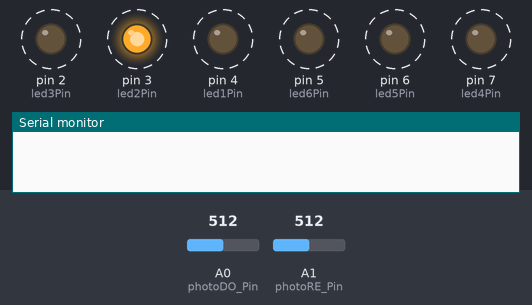
The sketch below on a simulated Arduino Uno, built with avr-gcc and run on an emulated ATmega328P. Shown: output pins drawn as LEDs (lit = HIGH), the last lines printed to the serial monitor. Dashed ring = blinking. Inputs (shaded band) come from the test bench; at power-on: A0 (photoDO_Pin) = 512, A1 (photoRE_Pin) = 512.

Above: at 1.3 s.
2.3 s: A0 (photoDO_Pin) set to 482
At 2.3 s:
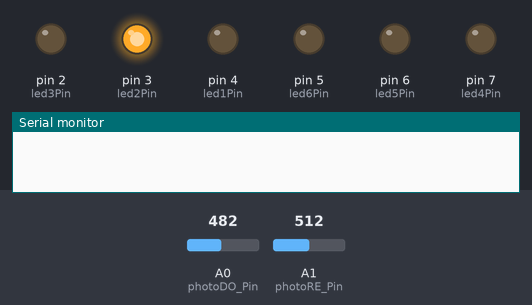
At 2.9 s:
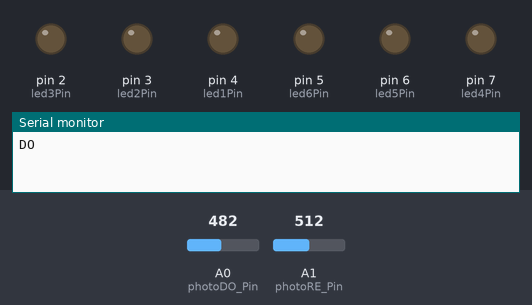
Timing chart, 0 to 5.3 s (numbered marks = the images above; inputs shaded):
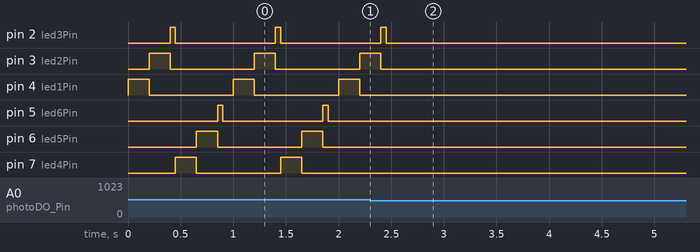

Measured:
- the behaviour switches between 500 and 499 on A0 (photoDO_Pin) (found by bisection; images 0 and 1)
- after the input at 2.3 s, pin 2 (led3Pin): goes on until 2.5 s, then stays LOW; pin 3 (led2Pin): goes on until 2.4 s, then stays LOW; pin 4 (led1Pin), pin 5 (led6Pin), pin 6 (led5Pin), pin 7 (led4Pin): stops changing and stays LOW
- by itself, pin 2 (led3Pin), pin 5 (led6Pin): alternates HIGH for 0.05 s and LOW for 0.95 s
- by itself, pin 3 (led2Pin), pin 4 (led1Pin), pin 6 (led5Pin), pin 7 (led4Pin): alternates HIGH for 0.20 s and LOW for 0.80 s

The sketch:

sk_do_ri.ino
```cpp
const int led1Pin = 4;  // Pin de la LED 1 (DO)
const int led2Pin = 3;  // Pin de la LED 2 (DO)
const int led3Pin = 2;  // Pin de la LED 3 (DO)

const int led4Pin = 7;  // Pin de la LED 4 (RE)
const int led5Pin = 6;  // Pin de la LED 5 (RE)
const int led6Pin = 5;  // Pin de la LED 6 (RE)

const int photoDO_Pin = A0;  // Pin de la photoresistance pour DO
const int photoRE_Pin = A1;  // Pin de la photoresistance pour RE

void setup() {
  pinMode(led1Pin, OUTPUT);
  pinMode(led2Pin, OUTPUT);
  pinMode(led3Pin, OUTPUT);
  pinMode(led4Pin, OUTPUT);
  pinMode(led5Pin, OUTPUT);
  pinMode(led6Pin, OUTPUT);

  Serial.begin(9600);  // Initialiser la communication série
}

void loop() {
  // Allumer la rangée DO
  digitalWrite(led1Pin, HIGH);
  delay(200);
  digitalWrite(led1Pin, LOW);

  digitalWrite(led2Pin, HIGH);
  delay(200);
  digitalWrite(led2Pin, LOW);

  digitalWrite(led3Pin, HIGH);
  delay(50);
  digitalWrite(led3Pin, LOW);

  // Vérifier si la photoresistance pour DO détecte la lumière
  int photoDO_Value = analogRead(photoDO_Pin);
  if (photoDO_Value < 500) {
    // Envoyer la note DO via le port série
    Serial.println("DO");
    digitalWrite(led2Pin, LOW);
    digitalWrite(led3Pin, LOW);

    // Attendre une seconde pour laisser le temps au message d'être envoyé
    delay(50);

    // Attendre la réponse du script Python pour la note DO
    while (true) {
      if (Serial.available() > 0) {
        String response = Serial.readStringUntil('\n');
        if (response == "NotePlayed") {
          // La note DO a été jouée, éteindre toutes les LED de la rangée DO
          digitalWrite(led1Pin, LOW);
          digitalWrite(led2Pin, LOW);
          digitalWrite(led3Pin, LOW);
          break;
        }
      }
    }
  }

  // Allumer la rangée RE
  digitalWrite(led4Pin, HIGH);
  delay(200);
  digitalWrite(led4Pin, LOW);

  digitalWrite(led5Pin, HIGH);
  delay(200);
  digitalWrite(led5Pin, LOW);

  digitalWrite(led6Pin, HIGH);
  delay(50);
  digitalWrite(led6Pin, LOW);

  // Vérifier si la photoresistance pour RE détecte la lumière
  int photoRE_Value = analogRead(photoRE_Pin);
  if (photoRE_Value < 500) {
    // Envoyer la note RE via le port série
    Serial.println("RE");
    digitalWrite(led5Pin, LOW);
    digitalWrite(led6Pin, LOW);

    // Attendre une seconde pour laisser le temps au message d'être envoyé
    delay(50);

    // Attendre la réponse du script Python pour la note RE
    while (true) {      if (Serial.available() > 0) {
        String response = Serial.readStringUntil('\n');
        if (response == "NotePlayed") {
          // La note RE a été jouée, éteindre toutes les LED de la rangée RE
          digitalWrite(led4Pin, LOW);
          digitalWrite(led5Pin, LOW);
          digitalWrite(led6Pin, LOW);
          break;
        }
      }
    }
  }

  // Éteindre toutes les LED après la séquence
  digitalWrite(led1Pin, LOW);
  digitalWrite(led2Pin, LOW);
  digitalWrite(led3Pin, LOW);
  digitalWrite(led4Pin, LOW);
  digitalWrite(led5Pin, LOW);
  digitalWrite(led6Pin, LOW);

  // Attendre un court délai avant de poursuivre la prochaine itération
  delay(100);
}
```
